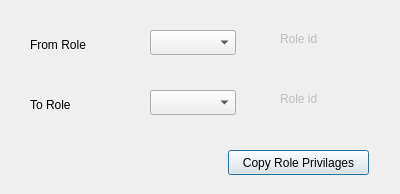
<?xml version="1.0" encoding="UTF-8"?>
<ui version="4.0">
    <class>user</class>
    <widget class="QDialog" name="user">
        <property name="geometry">
            <rect>
                <x>0</x>
                <y>0</y>
                <width>400</width>
                <height>194</height>
            </rect>
        </property>
        <property name="windowTitle">
            <string>role</string>
        </property>
        <widget class="QLabel" name="label_8">
            <property name="geometry">
                <rect>
                    <x>30</x>
                    <y>30</y>
                    <width>99</width>
                    <height>29</height>
                </rect>
            </property>
            <property name="text">
                <string>From Role</string>
            </property>
        </widget>
        <widget class="QComboBox" name="CMB_roleName">
            <property name="geometry">
                <rect>
                    <x>150</x>
                    <y>30</y>
                    <width>86</width>
                    <height>25</height>
                </rect>
            </property>
        </widget>
        <widget class="QComboBox" name="CMB_roleName1">
            <property name="geometry">
                <rect>
                    <x>150</x>
                    <y>90</y>
                    <width>86</width>
                    <height>25</height>
                </rect>
            </property>
        </widget>
        <widget class="QLabel" name="label_9">
            <property name="geometry">
                <rect>
                    <x>30</x>
                    <y>90</y>
                    <width>99</width>
                    <height>29</height>
                </rect>
            </property>
            <property name="text">
                <string>To Role</string>
            </property>
        </widget>
        <widget class="QPushButton" name="BTN_copyRole">
            <property name="geometry">
                <rect>
                    <x>228</x>
                    <y>150</y>
                    <width>141</width>
                    <height>25</height>
                </rect>
            </property>
            <property name="text">
                <string>Copy Role Privilages</string>
            </property>
        </widget>
        <widget class="QLabel" name="LB_roleID">
            <property name="enabled">
                <bool>false</bool>
            </property>
            <property name="geometry">
                <rect>
                    <x>280</x>
                    <y>30</y>
                    <width>151</width>
                    <height>17</height>
                </rect>
            </property>
            <property name="frameShape">
                <enum>QFrame::NoFrame</enum>
            </property>
            <property name="text">
                <string>Role id</string>
            </property>
        </widget>
        <widget class="QLabel" name="LB_roleID2">
            <property name="enabled">
                <bool>false</bool>
            </property>
            <property name="geometry">
                <rect>
                    <x>280</x>
                    <y>90</y>
                    <width>151</width>
                    <height>17</height>
                </rect>
            </property>
            <property name="frameShape">
                <enum>QFrame::NoFrame</enum>
            </property>
            <property name="text">
                <string>Role id</string>
            </property>
        </widget>
    </widget>
    <resources/>
    <connections/>
</ui>
